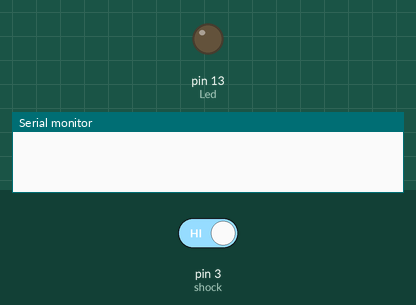
This sketch was run on a simulated Arduino Uno, built with avr-gcc and run on an emulated ATmega328P. Shown: output pins drawn as LEDs (lit = HIGH), the last lines printed to the serial monitor. The inputs (shaded band) are chosen by the test bench; at power-on: pin 3 (shock) HIGH.

Above: at 1.2 s.
1.3 s: pin 3 (shock) driven LOW
At 2.0 s:
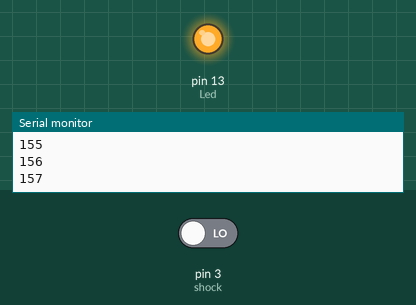
2.8 s: pin 3 (shock) driven HIGH
At 3.3 s:
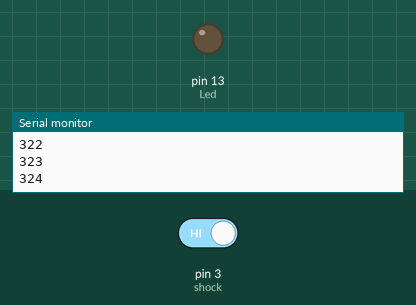
Timing chart, 0 to 5.8 s (numbered marks = the images above; inputs shaded):
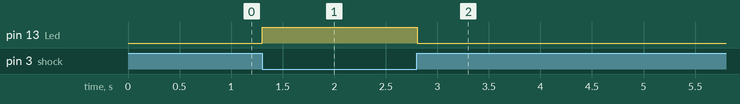

The sketch:

Shock_sensor.ino
```cpp
int Led = 13; // define the LED Pin
int shock = 3; // define the sensor Pin
int val; // define a numeric variable val
int brojac = 0;

void setup () {
  Serial.begin(9600);
  pinMode (Led, OUTPUT); // LED pin as output
  pinMode (shock, INPUT); // input from KY-002 sensor
}

void loop () {
  val = digitalRead (shock); // read the value from KY-002
  if (val == LOW ) {// when sensor detects shock, LED flashes
    digitalWrite(Led, HIGH);

    brojac++;
    Serial.println(brojac);
  } else {
    digitalWrite (Led, LOW);
  }
}
```

Measured:
- after the input at 1.3 s, pin 13 (Led): LOW → HIGH at once
- after the input at 2.8 s, pin 13 (Led): HIGH → LOW at once
